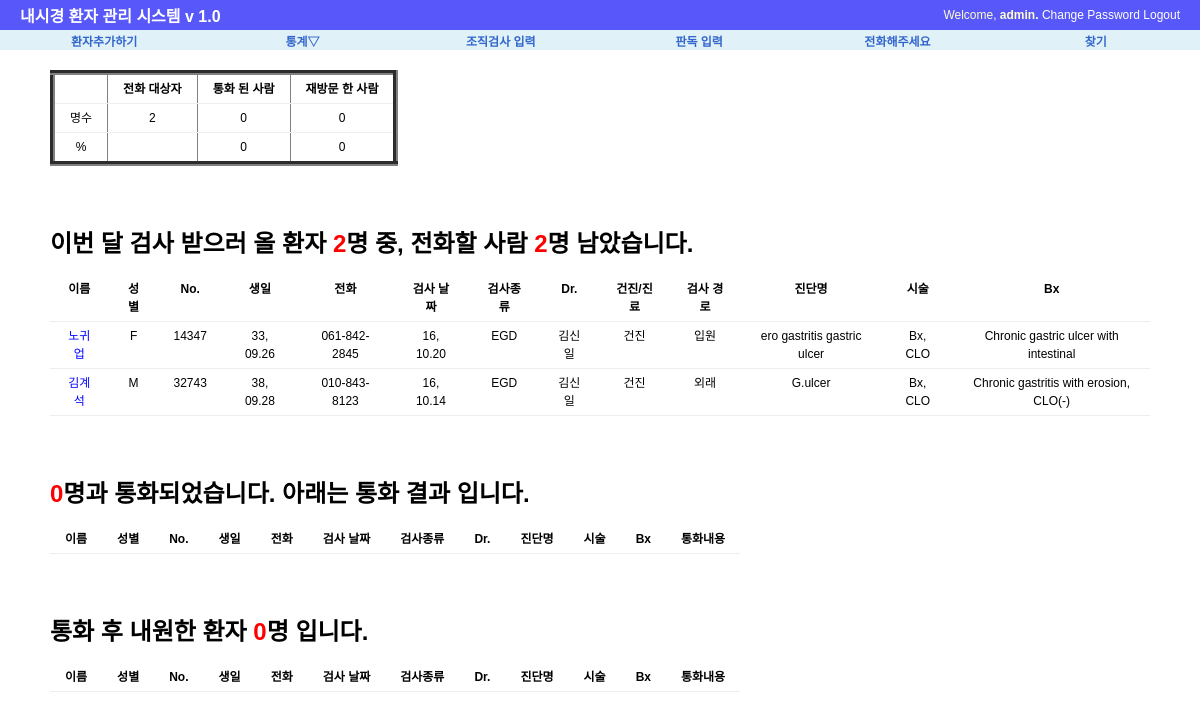
The app's page /procedure/phone/ (signed in), older data.
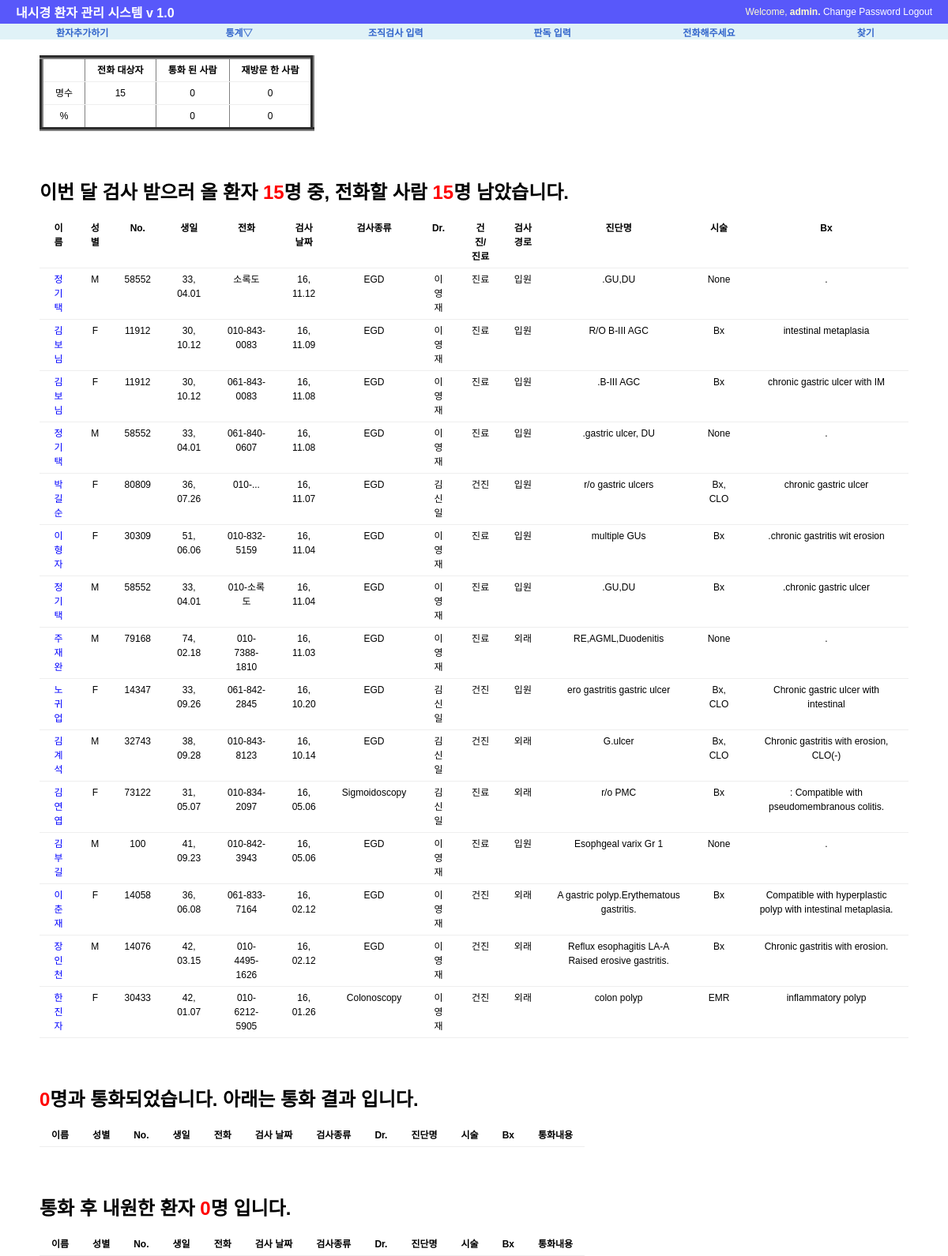
The same page, newer data.
### procedure/models.py (models this page shows, shortened)
class Exam(models.Model):
    exam_date=models.DateField('검사 날짜', default=date.today)
    exam_type=MultiSelectField('내시경 종류', max_length=20, max_choices=3,choices=(('E', 'EGD'),('C','Colonoscopy'), ('S','Sigmoidoscopy')))
    exam_doc=models.CharField('의사', max_length=30, choices=(('이영재','이영재'),('김신일','김신일')), default='김신일')
    exam_class=models.CharField('건진/진료',max_length=30, choices=(('건진',"건진"),('진료',"진료"),('건진+진료',"건진+진료")), default='건진')
    exam_place=models.CharField('외래/입원', max_length=20, choices=(('입원', '입원'), ('외래', '외래')), default='외래')
    patient_name=models.CharField('환자 이름', max_length=50)
    hospital_no=models.CharField('환자등록 번호', max_length=10)
    patient_sex=models.CharField('성별',max_length=10, choices=(('M',"남자"),('F', "여자")), default='M')
    patient_birth=models.DateField('생일', auto_now=False)
    patient_phone=models.CharField("전화번호", max_length=15, default="010-")
    exam_Dx=models.CharField("내시경 진단명",max_length=200)
    exam_procedure=MultiSelectField("시술", max_length=20, max_choices=5, choices=(('None','None'),('Bx',"Bx"),('CLO','CLO'),('Polypectomy', "Polypectomy"),("EMR",'EMR'),
                                                           ('ForeignBody','Foreign Body Remove'),('BleedingControl','Bleeding Control'),('PEG','PEG')))
    Bx_result=models.CharField("조직검사 결과", max_length=200, default=".")
    follow_up=models.IntegerField("추적검사 기간", default=0)
    phone_check=models.CharField("전화 통화 결과", max_length=50, default='.')
    re_visit=models.BooleanField("재방문", default=False)
    class Meta:
        ordering=['-exam_date']

### procedure/views.py (the view)
@login_required
def phone(request):
    today=date.today()
    all_patients=Exam.objects.all()
    context={'phone_list':[], 'phoned_list':[], 'visited_list':[],  'total_number':0, 'will_phone_number':0, 'phoned_number':0, 'visited_number':0, 'phoned_fraction':0,"visited_fraction":0}
    for patient in all_patients:
        call_date=add_month(patient.exam_date, patient.follow_up)
        if today.year==call_date.year and today.month==call_date.month :
            if patient.exam_date.year == today.year and patient.exam_date.month == today.month:
                continue;
            else:
                if patient.phone_check == '.':
                    context['phone_list'].append(patient)
                elif patient.phone_check !='.':
                    if patient.re_visit == True:
                        context['visited_list'].append(patient)
                    else :
                        context['phoned_list'].append(patient)
    context['will_phone_number']=len(context['phone_list'])
    context['visited_number'] = len(context['visited_list'])
    context['phoned_number']=len(context['phoned_list'])+context['visited_number']
    context['total_number'] = context['will_phone_number'] + context['phoned_number']
    if context['total_number'] ==0:
        context['phoned_fraction'], context['visited_fraction'] = 0,0
    else :
        context['phoned_fraction']=round(float(context['phoned_number'])/context['total_number']*100)
        context['visited_fraction']=round(float(context['visited_number'])/context['total_number']*100)
    return render(request, 'procedure/phone_list.html', context)

### procedure/views.py (called while the page is built)
def add_month(date, months):
    month=date.month + int(months)-1
    year=int(date.year + (month/12))
    month=(month%12)+1
    day=date.day
    new_date=date.replace(year=year, month=month, day=1)
    return new_date

### procedure/templates/procedure/phone_list.html (shortened to what this page needs)
{%  extends "base.html" %}
{% block content %}
<div id="content">
    <table border="5" >
        <tr>
            <th></th>
            <th> 전화 대상자</th>
            <th> 통화 된 사람</th>
            <th> 재방문 한 사람</th>
        </tr>
        <tr>
            <td> 명수</td>
            <td> {{total_number}}</td>
            <td> {{phoned_number}}</td>
            <td> {{visited_number}}</td>
        </tr>
        <tr>
            <td> % </td>
            <td> </td>
            <td> {{phoned_fraction}}</td>
            <td> {{visited_fraction}}</td>
        </tr>
    </table>
    <br><br><br>
    <h1> 이번 달 검사 받으러 올 환자 <font color="red">{{total_number}}</font>명 중, 전화할 사람 <font color="red">{{will_phone_number}}</font>명 남았습니다.</h1>
        <table>
        <tr>
        <th> 이름</th>
        <th> 성별</th>
        <th> No.</th>
        <th> 생일</th>
        <th> 전화</th>
        <th> 검사 날짜</th>
        <th> 검사종류</th>
        <th> Dr.</th>
        <th> 건진/진료</th>
        <th> 검사 경로</th>
        <th> 진단명</th>
        <th> 시술</th>
        <th> Bx </th>
        </tr>
    {% for list in phone_list %}
    <tr>
        <td><a href="{% url 'procedure:phonecheck' list.id %}"><font color="blue">{{ list.patient_name }}</font></a></td>
        <td>{{ list.patient_sex }}</td>
        <td>{{ list.hospital_no}}</td>
        <td>{{ list.patient_birth |  date:"y, m.d"}}</td>
        <td>{{ list.patient_phone }}</td>
        <td>{{ list.exam_date |  date:"y, m.d" }}</td>
        <td>{{ list.exam_type }}</td>
        <td>{{ list.exam_doc}}</td>
        <td>{{ list.exam_class }}</td>
        <td>{{ list.exam_place }}</td>
        <td>{{ list.exam_Dx }}</td>
        <td>{{ list.exam_procedure }}</td>
        <td>{{ list.Bx_result }}</td>
        </tr>
    {% endfor %}
        </table>
    <br><br><br>
    <h1> <font color="red">{{phoned_number}}</font>명과 통화되었습니다. 아래는 통화 결과 입니다.</h1>
    <table>
        <tr>
        <th> 이름</th>
        <th> 성별</th>
        <th> No.</th>
        <th> 생일</th>
        <th> 전화</th>
        <th> 검사 날짜</th>
        <th> 검사종류</th>
        <th> Dr.</th>
        <th> 진단명</th>
        <th> 시술</th>
        <th> Bx </th>
        <th> 통화내용</th>
        </tr>
    </table>
    <br><br><br>
    <h1> 통화 후 내원한 환자 <font color="red">{{visited_number}}</font>명 입니다.</h1>
    <table>
        <tr>
        <th> 이름</th>
        <th> 성별</th>
        <th> No.</th>
        <th> 생일</th>
        <th> 전화</th>
        <th> 검사 날짜</th>
        <th> 검사종류</th>
        <th> Dr.</th>
        <th> 진단명</th>
        <th> 시술</th>
        <th> Bx </th>
        <th> 통화내용</th>
        </tr>
    </table>
</div>
{% endblock %}

Row changes from the older to the newer data that the page shows:
added Exam: patient_name "정기택", patient_sex "M", hospital_no "58552", patient_birth "33, 04.01", patient_phone "소록도", exam_date "16, 11.12", exam_type "EGD", exam_doc "이영재", exam_class "진료", exam_place "입원", exam_Dx ".GU,DU", exam_procedure "None", Bx_result "."
added Exam: patient_name "김보님", patient_sex "F", hospital_no "11912", patient_birth "30, 10.12", patient_phone "010-843-0083", exam_date "16, 11.09", exam_type "EGD", exam_doc "이영재", exam_class "진료", exam_place "입원", exam_Dx "R/O B-III AGC", exam_procedure "Bx", Bx_result "intestinal metaplasia"
added Exam: patient_name "김보님", patient_sex "F", hospital_no "11912", patient_birth "30, 10.12", patient_phone "061-843-0083", exam_date "16, 11.08", exam_type "EGD", exam_doc "이영재", exam_class "진료", exam_place "입원", exam_Dx ".B-III AGC", exam_procedure "Bx", Bx_result "chronic gastric ulcer with IM"
added Exam: patient_name "정기택", patient_sex "M", hospital_no "58552", patient_birth "33, 04.01", patient_phone "061-840-0607", exam_date "16, 11.08", exam_type "EGD", exam_doc "이영재", exam_class "진료", exam_place "입원", exam_Dx ".gastric ulcer, DU", exam_procedure "None", Bx_result "."
added Exam: patient_name "박길순", patient_sex "F", hospital_no "80809", patient_birth "36, 07.26", patient_phone "010-...", exam_date "16, 11.07", exam_type "EGD", exam_doc "김신일", exam_class "건진", exam_place "입원", exam_Dx "r/o gastric ulcers", exam_procedure "Bx, CLO", Bx_result "chronic gastric ulcer"
added Exam: patient_name "이형자", patient_sex "F", hospital_no "30309", patient_birth "51, 06.06", patient_phone "010-832-5159", exam_date "16, 11.04", exam_type "EGD", exam_doc "이영재", exam_class "진료", exam_place "입원", exam_Dx "multiple GUs", exam_procedure "Bx", Bx_result ".chronic gastritis wit erosion"
added Exam: patient_name "정기택", patient_sex "M", hospital_no "58552", patient_birth "33, 04.01", patient_phone "010-소록도", exam_date "16, 11.04", exam_type "EGD", exam_doc "이영재", exam_class "진료", exam_place "입원", exam_Dx ".GU,DU", exam_procedure "Bx", Bx_result ".chronic gastric ulcer"
added Exam: patient_name "주재완", patient_sex "M", hospital_no "79168", patient_birth "74, 02.18", patient_phone "010-7388-1810", exam_date "16, 11.03", exam_type "EGD", exam_doc "이영재", exam_class "진료", exam_place "외래", exam_Dx "RE,AGML,Duodenitis", exam_procedure "None", Bx_result "."
added Exam: patient_name "김연엽", patient_sex "F", hospital_no "73122", patient_birth "31, 05.07", patient_phone "010-834-2097", exam_date "16, 05.06", exam_type "Sigmoidoscopy", exam_doc "김신일", exam_class "진료", exam_place "외래", exam_Dx "r/o PMC", exam_procedure "Bx", Bx_result ": Compatible with pseudomembranous colitis."
added Exam: patient_name "김부길", patient_sex "M", hospital_no "100", patient_birth "41, 09.23", patient_phone "010-842-3943", exam_date "16, 05.06", exam_type "EGD", exam_doc "이영재", exam_class "진료", exam_place "입원", exam_Dx "Esophgeal varix Gr 1", exam_procedure "None", Bx_result "."
added Exam: patient_name "이춘재", patient_sex "F", hospital_no "14058", patient_birth "36, 06.08", patient_phone "061-833-7164", exam_date "16, 02.12", exam_type "EGD", exam_doc "이영재", exam_class "건진", exam_place "외래", exam_Dx "A gastric polyp.Erythematous gastritis.", exam_procedure "Bx", Bx_result "Compatible with hyperplastic polyp with intestinal metaplasia."
added Exam: patient_name "장인천", patient_sex "M", hospital_no "14076", patient_birth "42, 03.15", patient_phone "010-4495-1626", exam_date "16, 02.12", exam_type "EGD", exam_doc "이영재", exam_class "건진", exam_place "외래", exam_Dx "Reflux esophagitis LA-A Raised erosive gastritis.", exam_procedure "Bx", Bx_result "Chronic gastritis with erosion."
added Exam: patient_name "한진자", patient_sex "F", hospital_no "30433", patient_birth "42, 01.07", patient_phone "010-6212-5905", exam_date "16, 01.26", exam_type "Colonoscopy", exam_doc "이영재", exam_class "건진", exam_place "외래", exam_Dx "colon polyp", exam_procedure "EMR", Bx_result "inflammatory polyp"
Text that changed along with them:
{{ total_number }}: "2" → "15"
{{ will_phone_number }}: "2" → "15"
